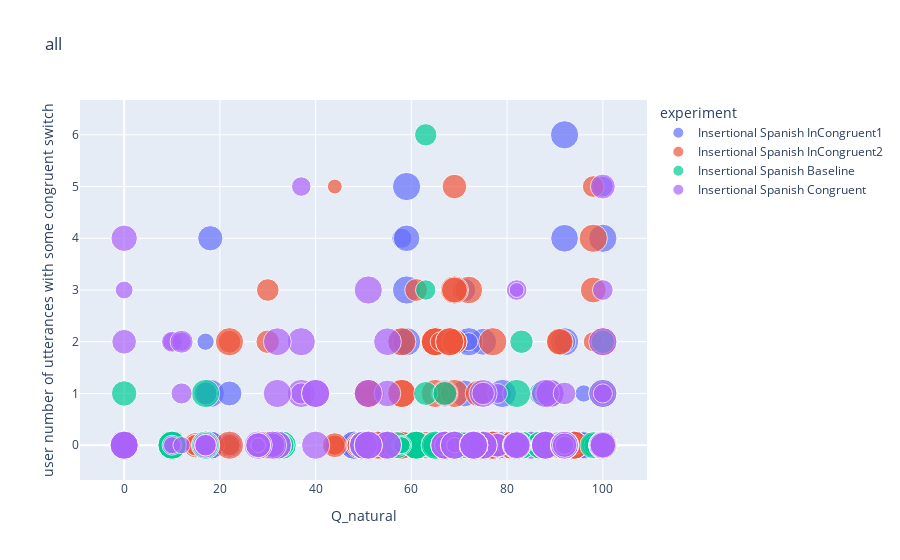
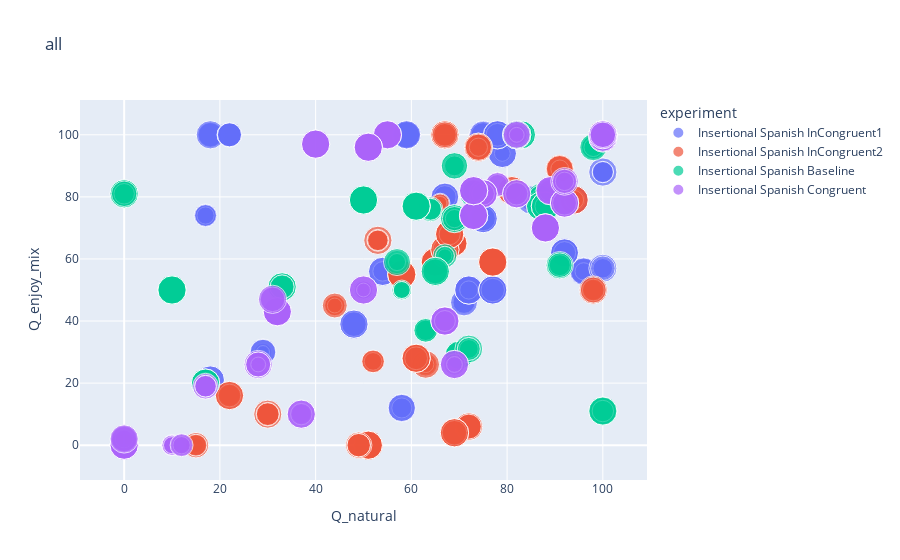
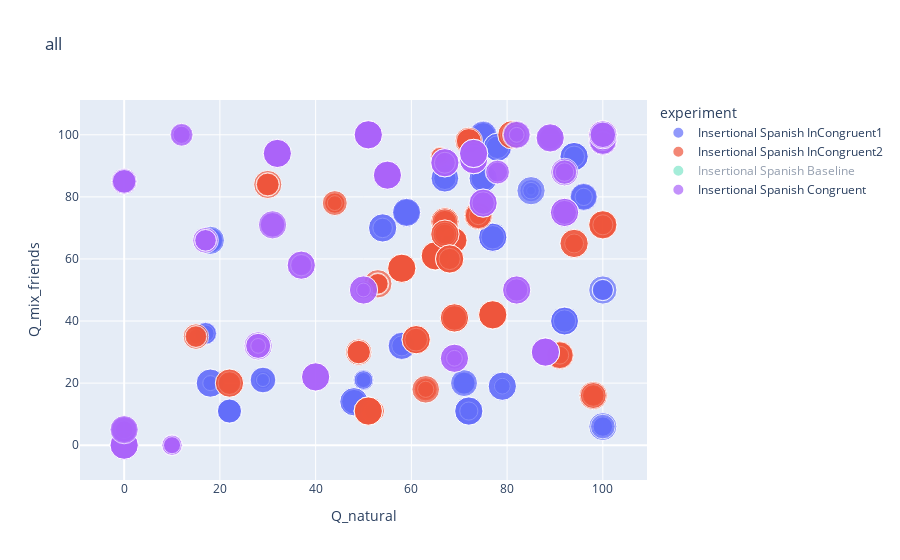
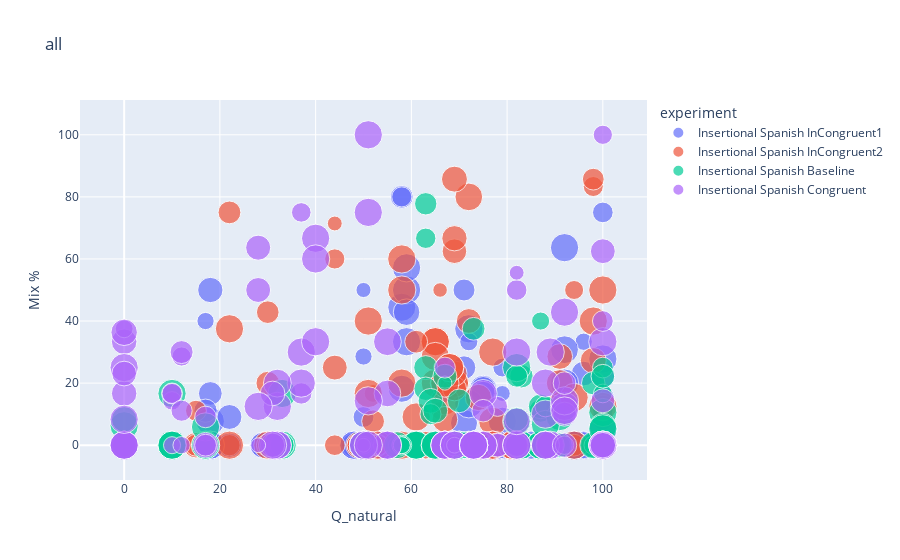

Notebook source saved alongside these figures, in order:
### Code cell
df_copy = get_experiment_df(experiments)
df_copy = remove_rename_columns(df_copy, False)
print(df_copy.shape)


# plot_corr_matt(df_copy, 'all')

plot_2d_scatter(df=df_copy,
        x="Q_natural",
        y="user number of utterances with some congruent switch",
        color='experiment',
        size='game_time',
        title=f'all')

plot_2d_scatter(df=df_copy,
        x="Q_natural",
        y="Q_enjoy_mix",
        color='experiment',
        size='game_time',
        title=f'all')

plot_2d_scatter(df=df_copy,
        x="Q_natural",
        y="Q_mix_friends",
        color='experiment',
        size='game_time',
        title=f'all')

plot_2d_scatter(df=df_copy,
        x="Q_natural",
        y="Mix %",
        color='experiment',
        size='game_time',
        title=f'all')

plot_2d_scatter(df=df_copy,
        x="Age:",
        y="user number of utterances with some congruent switch",
        color='experiment',
        size='game_time',
        title=f'all')

plot_2d_scatter(df=df_copy,
        x="Age:",
        y="Mix %",
        color='experiment',
        size='game_time',
        title=f'all')

plot_2d_scatter(df=df_copy,
        x="Q_mix_friends",
        y="Mix %",
        color='experiment',
        size='game_time',
        title=f'all')

plot_2d_scatter(df=df_copy,
        x="Q_enjoy_mix",
        y="Mix %",
        color='experiment',
        size='game_time',
        title=f'all')

plot_2d_scatter(df=df_copy,
        x="Q_natural",
        y="lng_1",
        color='experiment',
        size='game_time',
        title=f'all')

plot_2d_scatter(df=df_copy,
        x="Q_natural",
        y="Age:",
        color='experiment',
        size='game_time',
        title=f'all')

# for role in ['navigator', 'instructor']:
#     exp_df = get_experiment_df(experiments, role)
#     exp_df = remove_rename_columns(exp_df, False)
# #     plot_corr_matt(exp_df, f'all - {role}')

#     if role == 'navigator':
#         plot_2d_scatter(df=exp_df,
#         x="% entrainment - all dialog",
#         y="dist_score",
#         color='experiment',
#         size='game_time',
#         title=f'all - {role}')


#     plot_2d_scatter(df=exp_df,
#     x="% entrainment - all dialog",
#     y="Q_enjoy",
#     color='experiment',
#     size='game_time',
#     title=f'all - {role}')

### Figure 1 — Plotly figure (JSON) as saved in the notebook; plotly's stock layout.template omitted (floating-point values rounded to 4 significant figures)
{"data": [{"hovertemplate": "experiment=Insertional Spanish InCongruent1<br>Q_natural=%{x}<br>user number of utterances with some congruent switch=%{y}<br>game_time=%{marker.size}<extra></extra>", "legendgroup": "Insertional Spanish InCongruent1", "marker": {"color": "#636efa", "size": [219, 420, 200, 420, 156, 229, 120, 183, 272, 414, 212, 386, 322, 420, 158, 379, 335, 292, 254, 384, 165, 366, 89, 342, 413, 250, 200, 316, 384, 420, 315, 420, 296, 303, 336, 420, 276, 268, 118, 420, 414, 420, 173, 420, 186, 420, 132, 420, 420, 420, 262, 405, 284, 231, 156, 258, 313, 326, 299, 306, 138, 420, 118, 420, 312, 420, 321, 420, 420, 215, 224, 241, 420, 420, 290, 420, 260, 41, 145, 420, 420, 420, 312, 382, 420, 420, 230, 420, 420, 420, 371, 420, 323, 420, 267, 397, 385, 420, 274, 420, 298, 420, 263, 221], "sizemode": "area", "sizeref": 1.05, "symbol": "circle"}, "mode": "markers", "name": "Insertional Spanish InCongruent1", "orientation": "v", "showlegend": true, "type": "scatter", "x": [54, 54, 54, 54, 50, 50, 50, 50, 58, 58, 58, 58, 96, 96, 96, 96, 71, 71, 71, 71, 29, 29, 29, 29, 100, 100, 100, 100, 75, 75, 75, 75, 18, 18, 18, 18, 100, 100, 100, 100, 72, 72, 72, 72, 79, 79, 79, 79, 92, 92, 92, 92, 17, 17, 17, 17, 22, 22, 22, 22, 18, 18, 18, 18, 48, 48, 48, 48, 100, 100, 100, 100, 77, 77, 77, 77, 85, 85, 85, 85, 75, 75, 75, 75, 94, 94, 94, 94, 59, 59, 59, 59, 67, 67, 67, 67, 78, 78, 78, 78, 100, 100, 100, 100], "xaxis": "x", "y": [0, 0, 0, 0, 1, 1, 1, 0, 2, 2, 4, 0, 0, 0, 1, 0, 0, 3, 2, 1, 0, 0, 0, 0, 0, 0, 0, 0, 2, 0, 1, 0, 0, 0, 4, 1, 0, 0, 0, 0, 0, 2, 2, 0, 1, 0, 0, 1, 6, 2, 2, 4, 1, 0, 2, 0, 0, 1, 0, 0, 0, 0, 0, 0, 0, 0, 0, 0, 4, 0, 5, 1, 0, 0, 0, 0, 0, 0, 0, 0, 0, 0, 1, 0, 0, 0, 0, 0, 3, 5, 4, 2, 0, 0, 1, 1, 0, 0, 0, 0, 1, 0, 1, 0], "yaxis": "y"}, {"hovertemplate": "experiment=Insertional Spanish InCongruent2<br>Q_natural=%{x}<br>user number of utterances with some congruent switch=%{y}<br>game_time=%{marker.size}<extra></extra>", "legendgroup": "Insertional Spanish InCongruent2", "marker": {"color": "#EF553B", "size": [420, 420, 420, 420, 420, 420, 306, 420, 224, 214, 116, 326, 323, 337, 402, 326, 205, 111, 93, 173, 420, 420, 318, 420, 210, 420, 249, 353, 214, 252, 165, 274, 420, 420, 420, 420, 416, 420, 270, 349, 420, 420, 420, 420, 420, 229, 255, 221, 346, 420, 168, 380, 354, 309, 336, 333, 269, 415, 292, 271, 262, 367, 290, 290, 218, 280, 137, 400, 239, 420, 273, 420, 252, 420, 189, 420, 420, 207, 298, 420, 420, 420, 420, 420, 420, 274, 182, 420, 420, 420, 175, 363, 415, 420, 237, 420, 371, 420, 211, 420, 420, 420, 274, 420, 117, 341, 229, 253], "sizemode": "area", "sizeref": 1.05, "symbol": "circle"}, "mode": "markers", "name": "Insertional Spanish InCongruent2", "orientation": "v", "showlegend": true, "type": "scatter", "x": [65, 65, 65, 65, 100, 100, 100, 100, 44, 44, 44, 44, 72, 72, 72, 72, 66, 66, 66, 66, 69, 69, 69, 69, 98, 98, 98, 98, 52, 52, 52, 52, 58, 58, 58, 58, 67, 67, 67, 67, 51, 51, 51, 51, 53, 53, 53, 53, 91, 91, 91, 91, 69, 69, 69, 69, 30, 30, 30, 30, 49, 49, 49, 49, 63, 63, 63, 63, 22, 22, 22, 22, 94, 94, 94, 94, 67, 67, 67, 67, 77, 77, 77, 77, 81, 81, 81, 81, 74, 74, 74, 74, 68, 68, 68, 68, 100, 100, 100, 100, 61, 61, 61, 61, 15, 15, 15, 15], "xaxis": "x", "y": [1, 2, 2, 2, 2, 0, 0, 0, 0, 0, 5, 0, 0, 0, 3, 0, 2, 0, 1, 1, 1, 0, 5, 3, 2, 4, 5, 3, 0, 0, 1, 1, 1, 1, 2, 0, 0, 0, 0, 1, 0, 0, 1, 1, 0, 0, 0, 0, 2, 0, 0, 2, 3, 2, 2, 2, 3, 0, 2, 0, 0, 0, 0, 0, 0, 0, 0, 0, 0, 0, 2, 2, 0, 0, 0, 0, 0, 0, 0, 0, 0, 0, 0, 2, 0, 0, 0, 0, 0, 0, 0, 1, 0, 2, 0, 2, 0, 0, 0, 0, 0, 0, 3, 0, 0, 0, 0, 0], "yaxis": "y"}, {"hovertemplate": "experiment=Insertional Spanish Baseline<br>Q_natural=%{x}<br>user number of utterances with some congruent switch=%{y}<br>game_time=%{marker.size}<extra></extra>", "legendgroup": "Insertional Spanish Baseline", "marker": {"color": "#00cc96", "size": [263, 303, 218, 290, 420, 420, 221, 341, 310, 420, 289, 413, 283, 382, 160, 294, 273, 400, 148, 312, 420, 420, 287, 309, 348, 258, 208, 370, 332, 290, 183, 384, 323, 233, 235, 259, 196, 420, 286, 420, 187, 283, 154, 384, 420, 420, 408, 420, 295, 402, 420, 420, 420, 420, 420, 420, 420, 420, 420, 420, 296, 251, 149, 278, 405, 255, 186, 281, 420, 392, 242, 420, 319, 420, 172, 420, 301, 171, 105, 196, 420, 403, 176, 308, 333, 396, 233, 315, 226, 420, 184, 294, 420, 420, 230, 420, 103, 207, 147, 154, 420, 420, 227, 420, 374, 420, 325, 420], "sizemode": "area", "sizeref": 1.05, "symbol": "circle"}, "mode": "markers", "name": "Insertional Spanish Baseline", "orientation": "v", "showlegend": true, "type": "scatter", "x": [63, 63, 63, 63, 0, 0, 0, 0, 83, 83, 83, 83, 87, 87, 87, 87, 73, 73, 73, 73, 33, 33, 33, 33, 69, 69, 69, 69, 98, 98, 98, 98, 64, 64, 64, 64, 82, 82, 82, 82, 57, 57, 57, 57, 61, 61, 61, 61, 70, 70, 70, 70, 10, 10, 10, 10, 50, 50, 50, 50, 82, 82, 82, 82, 72, 72, 72, 72, 100, 100, 100, 100, 87, 87, 87, 87, 67, 67, 67, 67, 69, 69, 69, 69, 91, 91, 91, 91, 100, 100, 100, 100, 88, 88, 88, 88, 58, 58, 58, 58, 17, 17, 17, 17, 65, 65, 65, 65], "xaxis": "x", "y": [6, 1, 3, 0, 0, 0, 0, 1, 0, 0, 2, 0, 1, 0, 0, 0, 0, 0, 0, 0, 0, 0, 0, 0, 0, 0, 0, 0, 0, 0, 0, 0, 0, 0, 0, 0, 0, 0, 0, 1, 0, 0, 0, 0, 0, 0, 0, 0, 0, 0, 0, 0, 0, 0, 0, 0, 0, 0, 0, 0, 0, 0, 0, 0, 0, 0, 0, 0, 1, 0, 0, 0, 0, 0, 1, 0, 1, 0, 0, 0, 0, 0, 0, 0, 0, 0, 0, 0, 1, 0, 1, 2, 0, 0, 1, 0, 0, 0, 0, 0, 0, 0, 0, 1, 0, 0, 0, 0], "yaxis": "y"}, {"hovertemplate": "experiment=Insertional Spanish Congruent<br>Q_natural=%{x}<br>user number of utterances with some congruent switch=%{y}<br>game_time=%{marker.size}<extra></extra>", "legendgroup": "Insertional Spanish Congruent", "marker": {"color": "#ab63fa", "size": [341, 312, 343, 293, 260, 361, 420, 420, 405, 420, 420, 420, 0, 321, 210, 293, 201, 420, 240, 420, 374, 420, 406, 420, 300, 420, 265, 420, 180, 231, 209, 153, 301, 420, 226, 325, 170, 420, 100, 420, 420, 420, 408, 420, 412, 401, 267, 420, 420, 420, 420, 420, 193, 235, 157, 277, 301, 348, 252, 245, 420, 420, 231, 420, 243, 420, 131, 420, 420, 420, 194, 374, 420, 420, 303, 420, 223, 420, 116, 377, 420, 420, 420, 420, 167, 321, 367, 420, 420, 420, 416, 420, 310, 0, 321, 420, 420, 420, 420, 0, 387, 400, 420, 342, 251, 420, 420, 420, 420, 327, 115, 330, 270, 403, 180, 313], "sizemode": "area", "sizeref": 1.05, "symbol": "circle"}, "mode": "markers", "name": "Insertional Spanish Congruent", "orientation": "v", "showlegend": true, "type": "scatter", "x": [0, 0, 0, 0, 89, 89, 89, 89, 88, 88, 88, 88, 78, 78, 78, 78, 37, 37, 37, 37, 55, 55, 55, 55, 82, 82, 82, 82, 10, 10, 10, 10, 100, 100, 100, 100, 50, 50, 50, 50, 32, 32, 32, 32, 75, 75, 75, 75, 51, 51, 51, 51, 12, 12, 12, 12, 17, 17, 17, 17, 67, 67, 67, 67, 69, 69, 69, 69, 100, 100, 100, 100, 92, 92, 92, 92, 82, 82, 82, 82, 0, 0, 0, 0, 0, 0, 0, 0, 73, 73, 73, 73, 31, 31, 31, 31, 40, 40, 40, 40, 100, 100, 100, 100, 73, 73, 73, 73, 28, 28, 28, 28, 92, 92, 92, 92], "xaxis": "x", "y": [0, 0, 0, 0, 0, 0, 1, 1, 0, 0, 0, 1, 0, 0, 1, 0, 5, 1, 1, 2, 1, 0, 2, 0, 0, 0, 0, 0, 2, 2, 0, 0, 1, 1, 3, 5, 0, 0, 0, 0, 1, 0, 2, 0, 1, 0, 1, 0, 1, 0, 3, 0, 2, 1, 0, 2, 0, 0, 0, 0, 0, 0, 0, 0, 0, 0, 0, 0, 0, 0, 1, 0, 0, 0, 0, 0, 3, 0, 3, 0, 0, 0, 0, 0, 3, 2, 4, 0, 0, 0, 0, 0, 0, 0, 0, 0, 1, 0, 1, 0, 0, 0, 2, 0, 0, 0, 0, 0, 0, 0, 0, 0, 1, 0, 0, 0], "yaxis": "y"}], "layout": {"autosize": true, "legend": {"itemsizing": "constant", "title": {"text": "experiment"}, "tracegroupgap": 0}, "title": {"text": "all"}, "xaxis": {"anchor": "y", "autorange": true, "domain": [0, 1], "range": [-8.373, 108.4], "title": {"text": "Q_natural"}, "type": "linear"}, "yaxis": {"anchor": "x", "autorange": true, "domain": [0, 1], "range": [-1.142, 7.142], "title": {"text": "user number of utterances with some congruent switch"}, "type": "linear"}}}

### Figure 2 — Plotly figure (JSON) as saved in the notebook; plotly's stock layout.template omitted (floating-point values rounded to 4 significant figures)
{"data": [{"hovertemplate": "experiment=Insertional Spanish InCongruent1<br>Q_natural=%{x}<br>Q_enjoy_mix=%{y}<br>game_time=%{marker.size}<extra></extra>", "legendgroup": "Insertional Spanish InCongruent1", "marker": {"color": "#636efa", "size": [219, 420, 200, 420, 156, 229, 120, 183, 272, 414, 212, 386, 322, 420, 158, 379, 335, 292, 254, 384, 165, 366, 89, 342, 413, 250, 200, 316, 384, 420, 315, 420, 296, 303, 336, 420, 276, 268, 118, 420, 414, 420, 173, 420, 186, 420, 132, 420, 420, 420, 262, 405, 284, 231, 156, 258, 313, 326, 299, 306, 138, 420, 118, 420, 312, 420, 321, 420, 420, 215, 224, 241, 420, 420, 290, 420, 260, 41, 145, 420, 420, 420, 312, 382, 420, 420, 230, 420, 420, 420, 371, 420, 323, 420, 267, 397, 385, 420, 274, 420, 298, 420, 263, 221], "sizemode": "area", "sizeref": 1.05, "symbol": "circle"}, "mode": "markers", "name": "Insertional Spanish InCongruent1", "orientation": "v", "showlegend": true, "type": "scatter", "x": [54, 54, 54, 54, 50, 50, 50, 50, 58, 58, 58, 58, 96, 96, 96, 96, 71, 71, 71, 71, 29, 29, 29, 29, 100, 100, 100, 100, 75, 75, 75, 75, 18, 18, 18, 18, 100, 100, 100, 100, 72, 72, 72, 72, 79, 79, 79, 79, 92, 92, 92, 92, 17, 17, 17, 17, 22, 22, 22, 22, 18, 18, 18, 18, 48, 48, 48, 48, 100, 100, 100, 100, 77, 77, 77, 77, 85, 85, 85, 85, 75, 75, 75, 75, 94, 94, 94, 94, 59, 59, 59, 59, 67, 67, 67, 67, 78, 78, 78, 78, 100, 100, 100, 100], "xaxis": "x", "y": [56, 56, 56, 56, 50, 50, 50, 50, 12, 12, 12, 12, 56, 56, 56, 56, 46, 46, 46, 46, 30, 30, 30, 30, 57, 57, 57, 57, 73, 73, 73, 73, 100, 100, 100, 100, 100, 100, 100, 100, 50, 50, 50, 50, 94, 94, 94, 94, 62, 62, 62, 62, 74, 74, 74, 74, 100, 100, 100, 100, 21, 21, 21, 21, 39, 39, 39, 39, 88, 88, 88, 88, 50, 50, 50, 50, 79, 79, 79, 79, 100, 100, 100, 100, 79, 79, 79, 79, 100, 100, 100, 100, 80, 80, 80, 80, 100, 100, 100, 100, 100, 100, 100, 100], "yaxis": "y"}, {"hovertemplate": "experiment=Insertional Spanish InCongruent2<br>Q_natural=%{x}<br>Q_enjoy_mix=%{y}<br>game_time=%{marker.size}<extra></extra>", "legendgroup": "Insertional Spanish InCongruent2", "marker": {"color": "#EF553B", "size": [420, 420, 420, 420, 420, 420, 306, 420, 224, 214, 116, 326, 323, 337, 402, 326, 205, 111, 93, 173, 420, 420, 318, 420, 210, 420, 249, 353, 214, 252, 165, 274, 420, 420, 420, 420, 416, 420, 270, 349, 420, 420, 420, 420, 420, 229, 255, 221, 346, 420, 168, 380, 354, 309, 336, 333, 269, 415, 292, 271, 262, 367, 290, 290, 218, 280, 137, 400, 239, 420, 273, 420, 252, 420, 189, 420, 420, 207, 298, 420, 420, 420, 420, 420, 420, 274, 182, 420, 420, 420, 175, 363, 415, 420, 237, 420, 371, 420, 211, 420, 420, 420, 274, 420, 117, 341, 229, 253], "sizemode": "area", "sizeref": 1.05, "symbol": "circle"}, "mode": "markers", "name": "Insertional Spanish InCongruent2", "orientation": "v", "showlegend": true, "type": "scatter", "x": [65, 65, 65, 65, 100, 100, 100, 100, 44, 44, 44, 44, 72, 72, 72, 72, 66, 66, 66, 66, 69, 69, 69, 69, 98, 98, 98, 98, 52, 52, 52, 52, 58, 58, 58, 58, 67, 67, 67, 67, 51, 51, 51, 51, 53, 53, 53, 53, 91, 91, 91, 91, 69, 69, 69, 69, 30, 30, 30, 30, 49, 49, 49, 49, 63, 63, 63, 63, 22, 22, 22, 22, 94, 94, 94, 94, 67, 67, 67, 67, 77, 77, 77, 77, 81, 81, 81, 81, 74, 74, 74, 74, 68, 68, 68, 68, 100, 100, 100, 100, 61, 61, 61, 61, 15, 15, 15, 15], "xaxis": "x", "y": [59, 59, 59, 59, 100, 100, 100, 100, 45, 45, 45, 45, 6, 6, 6, 6, 78, 78, 78, 78, 4, 4, 4, 4, 50, 50, 50, 50, 27, 27, 27, 27, 55, 55, 55, 55, 100, 100, 100, 100, 0, 0, 0, 0, 66, 66, 66, 66, 89, 89, 89, 89, 65, 65, 65, 65, 10, 10, 10, 10, 0, 0, 0, 0, 26, 26, 26, 26, 16, 16, 16, 16, 79, 79, 79, 79, 63, 63, 63, 63, 59, 59, 59, 59, 82, 82, 82, 82, 96, 96, 96, 96, 68, 68, 68, 68, 100, 100, 100, 100, 28, 28, 28, 28, 0, 0, 0, 0], "yaxis": "y"}, {"hovertemplate": "experiment=Insertional Spanish Baseline<br>Q_natural=%{x}<br>Q_enjoy_mix=%{y}<br>game_time=%{marker.size}<extra></extra>", "legendgroup": "Insertional Spanish Baseline", "marker": {"color": "#00cc96", "size": [263, 303, 218, 290, 420, 420, 221, 341, 310, 420, 289, 413, 283, 382, 160, 294, 273, 400, 148, 312, 420, 420, 287, 309, 348, 258, 208, 370, 332, 290, 183, 384, 323, 233, 235, 259, 196, 420, 286, 420, 187, 283, 154, 384, 420, 420, 408, 420, 295, 402, 420, 420, 420, 420, 420, 420, 420, 420, 420, 420, 296, 251, 149, 278, 405, 255, 186, 281, 420, 392, 242, 420, 319, 420, 172, 420, 301, 171, 105, 196, 420, 403, 176, 308, 333, 396, 233, 315, 226, 420, 184, 294, 420, 420, 230, 420, 103, 207, 147, 154, 420, 420, 227, 420, 374, 420, 325, 420], "sizemode": "area", "sizeref": 1.05, "symbol": "circle"}, "mode": "markers", "name": "Insertional Spanish Baseline", "orientation": "v", "showlegend": true, "type": "scatter", "x": [63, 63, 63, 63, 0, 0, 0, 0, 83, 83, 83, 83, 87, 87, 87, 87, 73, 73, 73, 73, 33, 33, 33, 33, 69, 69, 69, 69, 98, 98, 98, 98, 64, 64, 64, 64, 82, 82, 82, 82, 57, 57, 57, 57, 61, 61, 61, 61, 70, 70, 70, 70, 10, 10, 10, 10, 50, 50, 50, 50, 82, 82, 82, 82, 72, 72, 72, 72, 100, 100, 100, 100, 87, 87, 87, 87, 67, 67, 67, 67, 69, 69, 69, 69, 91, 91, 91, 91, 100, 100, 100, 100, 88, 88, 88, 88, 58, 58, 58, 58, 17, 17, 17, 17, 65, 65, 65, 65], "xaxis": "x", "y": [37, 37, 37, 37, 81, 81, 81, 81, 100, 100, 100, 100, 80, 80, 80, 80, 81, 81, 81, 81, 51, 51, 51, 51, 90, 90, 90, 90, 96, 96, 96, 96, 76, 76, 76, 76, 100, 100, 100, 100, 59, 59, 59, 59, 77, 77, 77, 77, 29, 29, 29, 29, 50, 50, 50, 50, 79, 79, 79, 79, 100, 100, 100, 100, 31, 31, 31, 31, 11, 11, 11, 11, 77, 77, 77, 77, 61, 61, 61, 61, 73, 73, 73, 73, 58, 58, 58, 58, 100, 100, 100, 100, 77, 77, 77, 77, 50, 50, 50, 50, 20, 20, 20, 20, 56, 56, 56, 56], "yaxis": "y"}, {"hovertemplate": "experiment=Insertional Spanish Congruent<br>Q_natural=%{x}<br>Q_enjoy_mix=%{y}<br>game_time=%{marker.size}<extra></extra>", "legendgroup": "Insertional Spanish Congruent", "marker": {"color": "#ab63fa", "size": [341, 312, 343, 293, 260, 361, 420, 420, 405, 420, 420, 420, 0, 321, 210, 293, 201, 420, 240, 420, 374, 420, 406, 420, 300, 420, 265, 420, 180, 231, 209, 153, 301, 420, 226, 325, 170, 420, 100, 420, 420, 420, 408, 420, 412, 401, 267, 420, 420, 420, 420, 420, 193, 235, 157, 277, 301, 348, 252, 245, 420, 420, 231, 420, 243, 420, 131, 420, 420, 420, 194, 374, 420, 420, 303, 420, 223, 420, 116, 377, 420, 420, 420, 420, 167, 321, 367, 420, 420, 420, 416, 420, 310, 0, 321, 420, 420, 420, 420, 0, 387, 400, 420, 342, 251, 420, 420, 420, 420, 327, 115, 330, 270, 403, 180, 313], "sizemode": "area", "sizeref": 1.05, "symbol": "circle"}, "mode": "markers", "name": "Insertional Spanish Congruent", "orientation": "v", "showlegend": true, "type": "scatter", "x": [0, 0, 0, 0, 89, 89, 89, 89, 88, 88, 88, 88, 78, 78, 78, 78, 37, 37, 37, 37, 55, 55, 55, 55, 82, 82, 82, 82, 10, 10, 10, 10, 100, 100, 100, 100, 50, 50, 50, 50, 32, 32, 32, 32, 75, 75, 75, 75, 51, 51, 51, 51, 12, 12, 12, 12, 17, 17, 17, 17, 67, 67, 67, 67, 69, 69, 69, 69, 100, 100, 100, 100, 92, 92, 92, 92, 82, 82, 82, 82, 0, 0, 0, 0, 0, 0, 0, 0, 73, 73, 73, 73, 31, 31, 31, 31, 40, 40, 40, 40, 100, 100, 100, 100, 73, 73, 73, 73, 28, 28, 28, 28, 92, 92, 92, 92], "xaxis": "x", "y": [0, 0, 0, 0, 82, 82, 82, 82, 70, 70, 70, 70, 84, 84, 84, 84, 10, 10, 10, 10, 100, 100, 100, 100, 81, 81, 81, 81, 0, 0, 0, 0, 100, 100, 100, 100, 50, 50, 50, 50, 43, 43, 43, 43, 81, 81, 81, 81, 96, 96, 96, 96, 0, 0, 0, 0, 19, 19, 19, 19, 40, 40, 40, 40, 26, 26, 26, 26, 99, 99, 99, 99, 78, 78, 78, 78, 100, 100, 100, 100, 0, 0, 0, 0, 2, 2, 2, 2, 74, 74, 74, 74, 47, 47, 47, 47, 97, 97, 97, 97, 100, 100, 100, 100, 82, 82, 82, 82, 26, 26, 26, 26, 85, 85, 85, 85], "yaxis": "y"}], "layout": {"autosize": true, "legend": {"itemsizing": "constant", "title": {"text": "experiment"}, "tracegroupgap": 0}, "title": {"text": "all"}, "xaxis": {"anchor": "y", "autorange": true, "domain": [0, 1], "range": [-8.373, 108.4], "title": {"text": "Q_natural"}, "type": "linear"}, "yaxis": {"anchor": "x", "autorange": true, "domain": [0, 1], "range": [-19.03, 119.0], "title": {"text": "Q_enjoy_mix"}, "type": "linear"}}}

### Figure 3 — Plotly figure (JSON) as saved in the notebook; plotly's stock layout.template omitted (floating-point values rounded to 4 significant figures)
{"data": [{"hovertemplate": "experiment=Insertional Spanish InCongruent1<br>Q_natural=%{x}<br>Q_mix_friends=%{y}<br>game_time=%{marker.size}<extra></extra>", "legendgroup": "Insertional Spanish InCongruent1", "marker": {"color": "#636efa", "size": [219, 420, 200, 420, 156, 229, 120, 183, 272, 414, 212, 386, 322, 420, 158, 379, 335, 292, 254, 384, 165, 366, 89, 342, 413, 250, 200, 316, 384, 420, 315, 420, 296, 303, 336, 420, 276, 268, 118, 420, 414, 420, 173, 420, 186, 420, 132, 420, 420, 420, 262, 405, 284, 231, 156, 258, 313, 326, 299, 306, 138, 420, 118, 420, 312, 420, 321, 420, 420, 215, 224, 241, 420, 420, 290, 420, 260, 41, 145, 420, 420, 420, 312, 382, 420, 420, 230, 420, 420, 420, 371, 420, 323, 420, 267, 397, 385, 420, 274, 420, 298, 420, 263, 221], "sizemode": "area", "sizeref": 1.05, "symbol": "circle"}, "mode": "markers", "name": "Insertional Spanish InCongruent1", "orientation": "v", "showlegend": true, "type": "scatter", "visible": true, "x": [54, 54, 54, 54, 50, 50, 50, 50, 58, 58, 58, 58, 96, 96, 96, 96, 71, 71, 71, 71, 29, 29, 29, 29, 100, 100, 100, 100, 75, 75, 75, 75, 18, 18, 18, 18, 100, 100, 100, 100, 72, 72, 72, 72, 79, 79, 79, 79, 92, 92, 92, 92, 17, 17, 17, 17, 22, 22, 22, 22, 18, 18, 18, 18, 48, 48, 48, 48, 100, 100, 100, 100, 77, 77, 77, 77, 85, 85, 85, 85, 75, 75, 75, 75, 94, 94, 94, 94, 59, 59, 59, 59, 67, 67, 67, 67, 78, 78, 78, 78, 100, 100, 100, 100], "xaxis": "x", "y": [70, 70, 70, 70, 21, 21, 21, 21, 32, 32, 32, 32, 80, 80, 80, 80, 20, 20, 20, 20, 21, 21, 21, 21, 6, 6, 6, 6, 86, 86, 86, 86, 66, 66, 66, 66, 100, 100, 100, 100, 11, 11, 11, 11, 19, 19, 19, 19, 40, 40, 40, 40, 36, 36, 36, 36, 11, 11, 11, 11, 20, 20, 20, 20, 14, 14, 14, 14, 50, 50, 50, 50, 67, 67, 67, 67, 82, 82, 82, 82, 100, 100, 100, 100, 93, 93, 93, 93, 75, 75, 75, 75, 86, 86, 86, 86, 96, 96, 96, 96, 100, 100, 100, 100], "yaxis": "y"}, {"hovertemplate": "experiment=Insertional Spanish InCongruent2<br>Q_natural=%{x}<br>Q_mix_friends=%{y}<br>game_time=%{marker.size}<extra></extra>", "legendgroup": "Insertional Spanish InCongruent2", "marker": {"color": "#EF553B", "size": [420, 420, 420, 420, 420, 420, 306, 420, 224, 214, 116, 326, 323, 337, 402, 326, 205, 111, 93, 173, 420, 420, 318, 420, 210, 420, 249, 353, 214, 252, 165, 274, 420, 420, 420, 420, 416, 420, 270, 349, 420, 420, 420, 420, 420, 229, 255, 221, 346, 420, 168, 380, 354, 309, 336, 333, 269, 415, 292, 271, 262, 367, 290, 290, 218, 280, 137, 400, 239, 420, 273, 420, 252, 420, 189, 420, 420, 207, 298, 420, 420, 420, 420, 420, 420, 274, 182, 420, 420, 420, 175, 363, 415, 420, 237, 420, 371, 420, 211, 420, 420, 420, 274, 420, 117, 341, 229, 253], "sizemode": "area", "sizeref": 1.05, "symbol": "circle"}, "mode": "markers", "name": "Insertional Spanish InCongruent2", "orientation": "v", "showlegend": true, "type": "scatter", "visible": true, "x": [65, 65, 65, 65, 100, 100, 100, 100, 44, 44, 44, 44, 72, 72, 72, 72, 66, 66, 66, 66, 69, 69, 69, 69, 98, 98, 98, 98, 52, 52, 52, 52, 58, 58, 58, 58, 67, 67, 67, 67, 51, 51, 51, 51, 53, 53, 53, 53, 91, 91, 91, 91, 69, 69, 69, 69, 30, 30, 30, 30, 49, 49, 49, 49, 63, 63, 63, 63, 22, 22, 22, 22, 94, 94, 94, 94, 67, 67, 67, 67, 77, 77, 77, 77, 81, 81, 81, 81, 74, 74, 74, 74, 68, 68, 68, 68, 100, 100, 100, 100, 61, 61, 61, 61, 15, 15, 15, 15], "xaxis": "x", "y": [61, 61, 61, 61, 100, 100, 100, 100, 78, 78, 78, 78, 98, 98, 98, 98, 93, 93, 93, 93, 41, 41, 41, 41, 16, 16, 16, 16, 11, 11, 11, 11, 57, 57, 57, 57, 72, 72, 72, 72, 11, 11, 11, 11, 52, 52, 52, 52, 29, 29, 29, 29, 66, 66, 66, 66, 84, 84, 84, 84, 30, 30, 30, 30, 18, 18, 18, 18, 20, 20, 20, 20, 65, 65, 65, 65, 68, 68, 68, 68, 42, 42, 42, 42, 100, 100, 100, 100, 74, 74, 74, 74, 60, 60, 60, 60, 71, 71, 71, 71, 34, 34, 34, 34, 35, 35, 35, 35], "yaxis": "y"}, {"hovertemplate": "experiment=Insertional Spanish Baseline<br>Q_natural=%{x}<br>Q_mix_friends=%{y}<br>game_time=%{marker.size}<extra></extra>", "legendgroup": "Insertional Spanish Baseline", "marker": {"color": "#00cc96", "size": [263, 303, 218, 290, 420, 420, 221, 341, 310, 420, 289, 413, 283, 382, 160, 294, 273, 400, 148, 312, 420, 420, 287, 309, 348, 258, 208, 370, 332, 290, 183, 384, 323, 233, 235, 259, 196, 420, 286, 420, 187, 283, 154, 384, 420, 420, 408, 420, 295, 402, 420, 420, 420, 420, 420, 420, 420, 420, 420, 420, 296, 251, 149, 278, 405, 255, 186, 281, 420, 392, 242, 420, 319, 420, 172, 420, 301, 171, 105, 196, 420, 403, 176, 308, 333, 396, 233, 315, 226, 420, 184, 294, 420, 420, 230, 420, 103, 207, 147, 154, 420, 420, 227, 420, 374, 420, 325, 420], "sizemode": "area", "sizeref": 1.05, "symbol": "circle"}, "mode": "markers", "name": "Insertional Spanish Baseline", "orientation": "v", "showlegend": true, "type": "scatter", "visible": "legendonly", "x": [63, 63, 63, 63, 0, 0, 0, 0, 83, 83, 83, 83, 87, 87, 87, 87, 73, 73, 73, 73, 33, 33, 33, 33, 69, 69, 69, 69, 98, 98, 98, 98, 64, 64, 64, 64, 82, 82, 82, 82, 57, 57, 57, 57, 61, 61, 61, 61, 70, 70, 70, 70, 10, 10, 10, 10, 50, 50, 50, 50, 82, 82, 82, 82, 72, 72, 72, 72, 100, 100, 100, 100, 87, 87, 87, 87, 67, 67, 67, 67, 69, 69, 69, 69, 91, 91, 91, 91, 100, 100, 100, 100, 88, 88, 88, 88, 58, 58, 58, 58, 17, 17, 17, 17, 65, 65, 65, 65], "xaxis": "x", "y": [0, 0, 0, 0, 73, 73, 73, 73, 76, 76, 76, 76, 100, 100, 100, 100, 83, 83, 83, 83, 61, 61, 61, 61, 19, 19, 19, 19, 100, 100, 100, 100, 72, 72, 72, 72, 100, 100, 100, 100, 66, 66, 66, 66, 72, 72, 72, 72, 75, 75, 75, 75, 62, 62, 62, 62, 60, 60, 60, 60, 69, 69, 69, 69, 75, 75, 75, 75, 8, 8, 8, 8, 63, 63, 63, 63, 90, 90, 90, 90, 100, 100, 100, 100, 15, 15, 15, 15, 100, 100, 100, 100, 19, 19, 19, 19, 33, 33, 33, 33, 0, 0, 0, 0, 17, 17, 17, 17], "yaxis": "y"}, {"hovertemplate": "experiment=Insertional Spanish Congruent<br>Q_natural=%{x}<br>Q_mix_friends=%{y}<br>game_time=%{marker.size}<extra></extra>", "legendgroup": "Insertional Spanish Congruent", "marker": {"color": "#ab63fa", "size": [341, 312, 343, 293, 260, 361, 420, 420, 405, 420, 420, 420, 0, 321, 210, 293, 201, 420, 240, 420, 374, 420, 406, 420, 300, 420, 265, 420, 180, 231, 209, 153, 301, 420, 226, 325, 170, 420, 100, 420, 420, 420, 408, 420, 412, 401, 267, 420, 420, 420, 420, 420, 193, 235, 157, 277, 301, 348, 252, 245, 420, 420, 231, 420, 243, 420, 131, 420, 420, 420, 194, 374, 420, 420, 303, 420, 223, 420, 116, 377, 420, 420, 420, 420, 167, 321, 367, 420, 420, 420, 416, 420, 310, 0, 321, 420, 420, 420, 420, 0, 387, 400, 420, 342, 251, 420, 420, 420, 420, 327, 115, 330, 270, 403, 180, 313], "sizemode": "area", "sizeref": 1.05, "symbol": "circle"}, "mode": "markers", "name": "Insertional Spanish Congruent", "orientation": "v", "showlegend": true, "type": "scatter", "visible": true, "x": [0, 0, 0, 0, 89, 89, 89, 89, 88, 88, 88, 88, 78, 78, 78, 78, 37, 37, 37, 37, 55, 55, 55, 55, 82, 82, 82, 82, 10, 10, 10, 10, 100, 100, 100, 100, 50, 50, 50, 50, 32, 32, 32, 32, 75, 75, 75, 75, 51, 51, 51, 51, 12, 12, 12, 12, 17, 17, 17, 17, 67, 67, 67, 67, 69, 69, 69, 69, 100, 100, 100, 100, 92, 92, 92, 92, 82, 82, 82, 82, 0, 0, 0, 0, 0, 0, 0, 0, 73, 73, 73, 73, 31, 31, 31, 31, 40, 40, 40, 40, 100, 100, 100, 100, 73, 73, 73, 73, 28, 28, 28, 28, 92, 92, 92, 92], "xaxis": "x", "y": [85, 85, 85, 85, 99, 99, 99, 99, 30, 30, 30, 30, 88, 88, 88, 88, 58, 58, 58, 58, 87, 87, 87, 87, 50, 50, 50, 50, 0, 0, 0, 0, 100, 100, 100, 100, 50, 50, 50, 50, 94, 94, 94, 94, 78, 78, 78, 78, 100, 100, 100, 100, 100, 100, 100, 100, 66, 66, 66, 66, 91, 91, 91, 91, 28, 28, 28, 28, 98, 98, 98, 98, 75, 75, 75, 75, 100, 100, 100, 100, 0, 0, 0, 0, 5, 5, 5, 5, 92, 92, 92, 92, 71, 71, 71, 71, 22, 22, 22, 22, 100, 100, 100, 100, 94, 94, 94, 94, 32, 32, 32, 32, 88, 88, 88, 88], "yaxis": "y"}], "layout": {"autosize": true, "legend": {"itemsizing": "constant", "title": {"text": "experiment"}, "tracegroupgap": 0}, "title": {"text": "all"}, "xaxis": {"anchor": "y", "autorange": true, "domain": [0, 1], "range": [-8.373, 108.4], "title": {"text": "Q_natural"}, "type": "linear"}, "yaxis": {"anchor": "x", "autorange": true, "domain": [0, 1], "range": [-19.03, 119.0], "title": {"text": "Q_mix_friends"}, "type": "linear"}}}

### Figure 4 — Plotly figure (JSON) as saved in the notebook; plotly's stock layout.template omitted (floating-point values rounded to 4 significant figures)
{"data": [{"hovertemplate": "experiment=Insertional Spanish InCongruent1<br>Q_natural=%{x}<br>Mix %=%{y}<br>game_time=%{marker.size}<extra></extra>", "legendgroup": "Insertional Spanish InCongruent1", "marker": {"color": "#636efa", "size": [219, 420, 200, 420, 156, 229, 120, 183, 272, 414, 212, 386, 322, 420, 158, 379, 335, 292, 254, 384, 165, 366, 89, 342, 413, 250, 200, 316, 384, 420, 315, 420, 296, 303, 336, 420, 276, 268, 118, 420, 414, 420, 173, 420, 186, 420, 132, 420, 420, 420, 262, 405, 284, 231, 156, 258, 313, 326, 299, 306, 138, 420, 118, 420, 312, 420, 321, 420, 420, 215, 224, 241, 420, 420, 290, 420, 260, 41, 145, 420, 420, 420, 312, 382, 420, 420, 230, 420, 420, 420, 371, 420, 323, 420, 267, 397, 385, 420, 274, 420, 298, 420, 263, 221], "sizemode": "area", "sizeref": 1.05, "symbol": "circle"}, "mode": "markers", "name": "Insertional Spanish InCongruent1", "orientation": "v", "showlegend": true, "type": "scatter", "x": [54, 54, 54, 54, 50, 50, 50, 50, 58, 58, 58, 58, 96, 96, 96, 96, 71, 71, 71, 71, 29, 29, 29, 29, 100, 100, 100, 100, 75, 75, 75, 75, 18, 18, 18, 18, 100, 100, 100, 100, 72, 72, 72, 72, 79, 79, 79, 79, 92, 92, 92, 92, 17, 17, 17, 17, 22, 22, 22, 22, 18, 18, 18, 18, 48, 48, 48, 48, 100, 100, 100, 100, 77, 77, 77, 77, 85, 85, 85, 85, 75, 75, 75, 75, 94, 94, 94, 94, 59, 59, 59, 59, 67, 67, 67, 67, 78, 78, 78, 78, 100, 100, 100, 100], "xaxis": "x", "y": [0, 0, 0, 0, 28.57, 9.091, 50, 0, 80, 44.44, 80, 18.18, 23.08, 0, 33.33, 0, 0, 25, 50, 7.143, 0, 0, 0, 0, 0, 0, 0, 0, 18.18, 0, 18.18, 0, 16.67, 0, 50, 7.692, 15.38, 0, 0, 0, 0, 37.5, 33.33, 13.33, 25, 0, 16.67, 7.692, 63.64, 20, 11.11, 30.77, 11.11, 0, 40, 0, 0, 9.091, 0, 0, 0, 0, 0, 0, 0, 0, 0, 0, 27.78, 10, 75, 8.333, 0, 0, 0, 0, 0, 0, 0, 0, 0, 0, 16.67, 0, 0, 0, 0, 0, 50, 57.14, 42.86, 33.33, 20, 0, 0, 18.18, 0, 0, 0, 0, 22.22, 5, 12.5, 11.11], "yaxis": "y"}, {"hovertemplate": "experiment=Insertional Spanish InCongruent2<br>Q_natural=%{x}<br>Mix %=%{y}<br>game_time=%{marker.size}<extra></extra>", "legendgroup": "Insertional Spanish InCongruent2", "marker": {"color": "#EF553B", "size": [420, 420, 420, 420, 420, 420, 306, 420, 224, 214, 116, 326, 323, 337, 402, 326, 205, 111, 93, 173, 420, 420, 318, 420, 210, 420, 249, 353, 214, 252, 165, 274, 420, 420, 420, 420, 416, 420, 270, 349, 420, 420, 420, 420, 420, 229, 255, 221, 346, 420, 168, 380, 354, 309, 336, 333, 269, 415, 292, 271, 262, 367, 290, 290, 218, 280, 137, 400, 239, 420, 273, 420, 252, 420, 189, 420, 420, 207, 298, 420, 420, 420, 420, 420, 420, 274, 182, 420, 420, 420, 175, 363, 415, 420, 237, 420, 371, 420, 211, 420, 420, 420, 274, 420, 117, 341, 229, 253], "sizemode": "area", "sizeref": 1.05, "symbol": "circle"}, "mode": "markers", "name": "Insertional Spanish InCongruent2", "orientation": "v", "showlegend": true, "type": "scatter", "x": [65, 65, 65, 65, 100, 100, 100, 100, 44, 44, 44, 44, 72, 72, 72, 72, 66, 66, 66, 66, 69, 69, 69, 69, 98, 98, 98, 98, 52, 52, 52, 52, 58, 58, 58, 58, 67, 67, 67, 67, 51, 51, 51, 51, 53, 53, 53, 53, 91, 91, 91, 91, 69, 69, 69, 69, 30, 30, 30, 30, 49, 49, 49, 49, 63, 63, 63, 63, 22, 22, 22, 22, 94, 94, 94, 94, 67, 67, 67, 67, 77, 77, 77, 77, 81, 81, 81, 81, 74, 74, 74, 74, 68, 68, 68, 68, 100, 100, 100, 100, 61, 61, 61, 61, 15, 15, 15, 15], "xaxis": "x", "y": [20, 33.33, 33.33, 28.57, 50, 12.5, 0, 0, 0, 60, 71.43, 25, 0, 0, 80, 40, 20, 50, 25, 11.11, 20, 0, 62.5, 20, 83.33, 40, 85.71, 27.27, 0, 0, 16.67, 7.692, 60, 20, 50, 0, 0, 14.29, 0, 8.333, 0, 40, 16.67, 0, 0, 0, 0, 0, 28.57, 12.5, 0, 20, 85.71, 18.18, 66.67, 23.08, 42.86, 0, 20, 0, 0, 0, 0, 0, 0, 0, 0, 0, 0, 0, 75, 37.5, 0, 0, 50, 15.38, 20, 0, 0, 0, 7.692, 0, 0, 30, 0, 0, 0, 0, 0, 0, 0, 15.38, 0, 25, 0, 25, 0, 0, 0, 0, 0, 0, 33.33, 9.091, 0, 0, 11.11, 0], "yaxis": "y"}, {"hovertemplate": "experiment=Insertional Spanish Baseline<br>Q_natural=%{x}<br>Mix %=%{y}<br>game_time=%{marker.size}<extra></extra>", "legendgroup": "Insertional Spanish Baseline", "marker": {"color": "#00cc96", "size": [263, 303, 218, 290, 420, 420, 221, 341, 310, 420, 289, 413, 283, 382, 160, 294, 273, 400, 148, 312, 420, 420, 287, 309, 348, 258, 208, 370, 332, 290, 183, 384, 323, 233, 235, 259, 196, 420, 286, 420, 187, 283, 154, 384, 420, 420, 408, 420, 295, 402, 420, 420, 420, 420, 420, 420, 420, 420, 420, 420, 296, 251, 149, 278, 405, 255, 186, 281, 420, 392, 242, 420, 319, 420, 172, 420, 301, 171, 105, 196, 420, 403, 176, 308, 333, 396, 233, 315, 226, 420, 184, 294, 420, 420, 230, 420, 103, 207, 147, 154, 420, 420, 227, 420, 374, 420, 325, 420], "sizemode": "area", "sizeref": 1.05, "symbol": "circle"}, "mode": "markers", "name": "Insertional Spanish Baseline", "orientation": "v", "showlegend": true, "type": "scatter", "x": [63, 63, 63, 63, 0, 0, 0, 0, 83, 83, 83, 83, 87, 87, 87, 87, 73, 73, 73, 73, 33, 33, 33, 33, 69, 69, 69, 69, 98, 98, 98, 98, 64, 64, 64, 64, 82, 82, 82, 82, 57, 57, 57, 57, 61, 61, 61, 61, 70, 70, 70, 70, 10, 10, 10, 10, 50, 50, 50, 50, 82, 82, 82, 82, 72, 72, 72, 72, 100, 100, 100, 100, 87, 87, 87, 87, 67, 67, 67, 67, 69, 69, 69, 69, 91, 91, 91, 91, 100, 100, 100, 100, 88, 88, 88, 88, 58, 58, 58, 58, 17, 17, 17, 17, 65, 65, 65, 65], "xaxis": "x", "y": [77.78, 25, 66.67, 18.18, 0, 6.25, 0, 8.333, 0, 0, 22.22, 0, 11.11, 0, 0, 0, 37.5, 0, 0, 0, 16.67, 0, 0, 0, 0, 0, 0, 0, 0, 20, 0, 0, 14.29, 10, 0, 0, 0, 25, 0, 7.692, 0, 0, 0, 0, 0, 0, 0, 0, 14.29, 0, 0, 0, 16.67, 0, 0, 0, 0, 0, 0, 0, 8.333, 22.22, 0, 0, 0, 0, 0, 0, 10.53, 5.882, 0, 5.263, 12.5, 0, 40, 0, 22.22, 0, 20, 0, 0, 0, 0, 0, 0, 9.091, 0, 0, 25, 0, 16.67, 22.22, 6.667, 0, 12.5, 0, 0, 0, 0, 0, 0, 0, 0, 5.882, 0, 0, 11.11, 0], "yaxis": "y"}, {"hovertemplate": "experiment=Insertional Spanish Congruent<br>Q_natural=%{x}<br>Mix %=%{y}<br>game_time=%{marker.size}<extra></extra>", "legendgroup": "Insertional Spanish Congruent", "marker": {"color": "#ab63fa", "size": [341, 312, 343, 293, 260, 361, 420, 420, 405, 420, 420, 420, 0, 321, 210, 293, 201, 420, 240, 420, 374, 420, 406, 420, 300, 420, 265, 420, 180, 231, 209, 153, 301, 420, 226, 325, 170, 420, 100, 420, 420, 420, 408, 420, 412, 401, 267, 420, 420, 420, 420, 420, 193, 235, 157, 277, 301, 348, 252, 245, 420, 420, 231, 420, 243, 420, 131, 420, 420, 420, 194, 374, 420, 420, 303, 420, 223, 420, 116, 377, 420, 420, 420, 420, 167, 321, 367, 420, 420, 420, 416, 420, 310, 0, 321, 420, 420, 420, 420, 0, 387, 400, 420, 342, 251, 420, 420, 420, 420, 327, 115, 330, 270, 403, 180, 313], "sizemode": "area", "sizeref": 1.05, "symbol": "circle"}, "mode": "markers", "name": "Insertional Spanish Congruent", "orientation": "v", "showlegend": true, "type": "scatter", "x": [0, 0, 0, 0, 89, 89, 89, 89, 88, 88, 88, 88, 78, 78, 78, 78, 37, 37, 37, 37, 55, 55, 55, 55, 82, 82, 82, 82, 10, 10, 10, 10, 100, 100, 100, 100, 50, 50, 50, 50, 32, 32, 32, 32, 75, 75, 75, 75, 51, 51, 51, 51, 12, 12, 12, 12, 17, 17, 17, 17, 67, 67, 67, 67, 69, 69, 69, 69, 100, 100, 100, 100, 92, 92, 92, 92, 82, 82, 82, 82, 0, 0, 0, 0, 0, 0, 0, 0, 73, 73, 73, 73, 31, 31, 31, 31, 40, 40, 40, 40, 100, 100, 100, 100, 73, 73, 73, 73, 28, 28, 28, 28, 92, 92, 92, 92], "xaxis": "x", "y": [16.67, 0, 33.33, 0, 0, 0, 0, 30, 0, 0, 20, 10, 0, 0, 12.5, 0, 75, 30, 16.67, 20, 16.67, 0, 33.33, 0, 0, 30, 0, 0, 14.29, 16.67, 16.67, 0, 14.29, 33.33, 40, 62.5, 0, 0, 0, 0, 12.5, 0, 20, 0, 16.67, 0, 11.11, 0, 75, 0, 100, 14.29, 28.57, 11.11, 0, 30, 0, 0, 0, 9.091, 0, 0, 25, 0, 0, 0, 0, 0, 0, 0, 100, 0, 12.5, 42.86, 10, 14.29, 50, 0, 55.56, 7.692, 25, 0, 0, 0, 37.5, 23.08, 36.36, 8.333, 0, 0, 0, 0, 0, 0, 16.67, 0, 66.67, 33.33, 60, 0, 0, 0, 0, 0, 0, 0, 0, 0, 12.5, 50, 0, 63.64, 20, 11.11, 0, 0], "yaxis": "y"}], "layout": {"autosize": true, "legend": {"itemsizing": "constant", "title": {"text": "experiment"}, "tracegroupgap": 0}, "title": {"text": "all"}, "xaxis": {"anchor": "y", "autorange": true, "domain": [0, 1], "range": [-8.373, 108.4], "title": {"text": "Q_natural"}, "type": "linear"}, "yaxis": {"anchor": "x", "autorange": true, "domain": [0, 1], "range": [-19.03, 119.0], "title": {"text": "Mix %"}, "type": "linear"}}}
